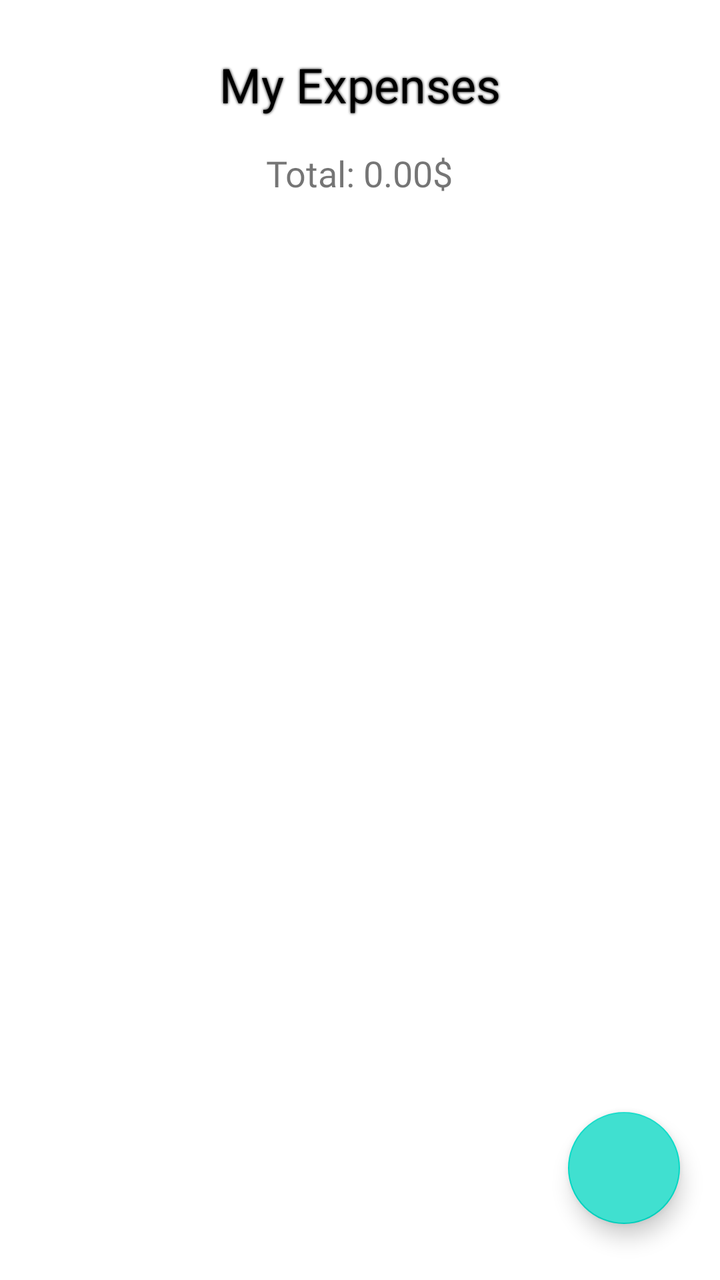
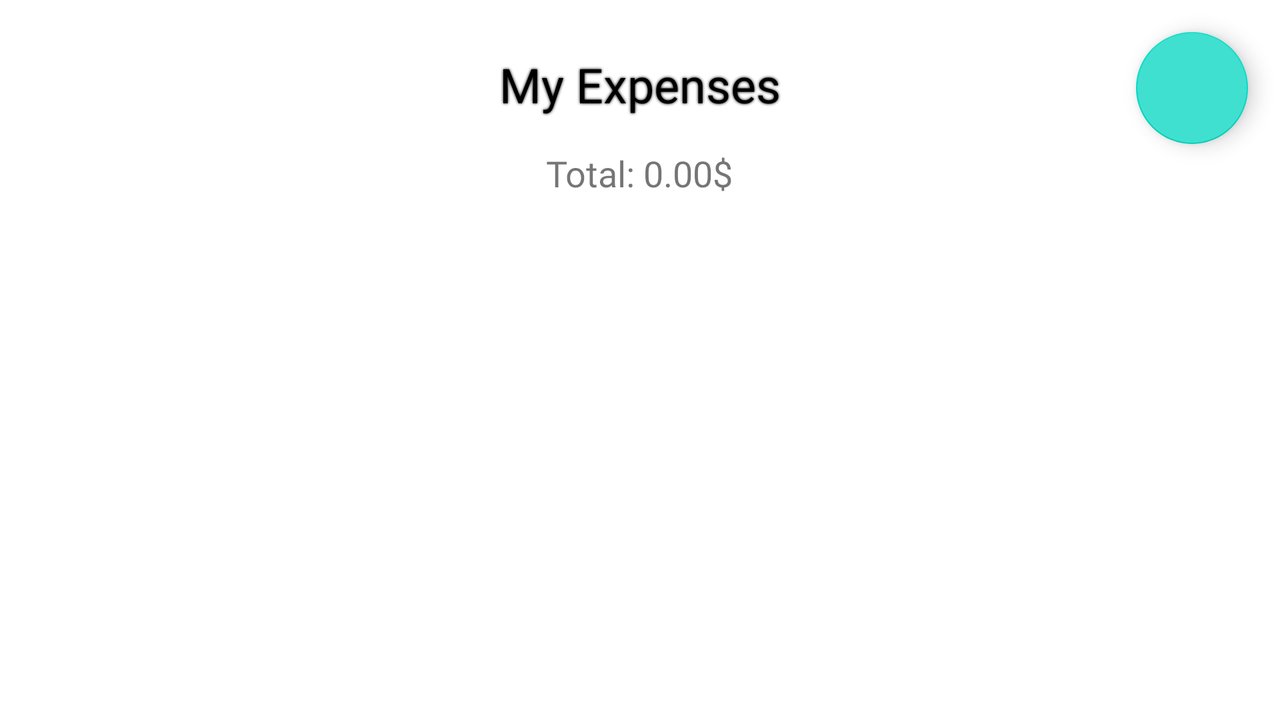

Compare how this app lays out the same screen by default and in its alternative resource folder. The renders come first, then the two layout files and the values they reference.
<!-- AndroidManifest.xml: application theme Theme.Trippie -->
<!-- res/layout/fragment_expenses.xml -->
<?xml version="1.0" encoding="utf-8"?>
<RelativeLayout
    xmlns:android="http://schemas.android.com/apk/res/android"
    xmlns:app="http://schemas.android.com/apk/res-auto"
    xmlns:tools="http://schemas.android.com/tools"
    android:layout_width="match_parent"
    android:layout_height="match_parent"
    android:fitsSystemWindows="true"
    android:background="@color/white"
    >

    <LinearLayout
        android:id="@+id/main"
        android:layout_width="match_parent"
        android:layout_height="match_parent"
        android:layout_marginTop="0dp"
        android:layout_marginBottom="0dp"
        android:orientation="vertical"
        tools:context=".ExpensesFragment">

        <TextView
            android:id="@+id/titleTextView"
            android:layout_width="match_parent"
            android:layout_height="wrap_content"
            android:text="@string/my_expenses"
            android:textSize="24sp"
            android:textColor="@color/black"
            android:shadowColor="@color/black"
            android:shadowRadius="3"
            android:gravity="center"
            android:layout_marginTop="10dp"
            android:padding="16dp"/>

        <TextView
            android:id="@+id/totalPriceTextView"
            android:layout_width="wrap_content"
            android:layout_height="wrap_content"
            android:layout_below="@id/expenses_recycler_view"
            android:text="@string/total_0_00"
            android:layout_gravity="center"
            android:textSize="18sp" />

        <androidx.core.widget.NestedScrollView
            android:layout_width="match_parent"
            android:layout_height="match_parent">

            <androidx.recyclerview.widget.RecyclerView
                android:id="@+id/expenses_recycler_view"
                android:layout_width="match_parent"
                android:layout_height="0dp"
                android:layout_weight="1"
                android:padding="8dp"
                android:layout_gravity="center_horizontal"
                />

        </androidx.core.widget.NestedScrollView>

    </LinearLayout>

    <ProgressBar
        android:layout_width="wrap_content"
        android:layout_height="wrap_content"
        android:visibility="gone"
        android:id="@+id/progress_bar"
        android:layout_centerInParent= "true"/>

    <com.google.android.material.floatingactionbutton.FloatingActionButton
        android:id="@+id/add_expense_button"
        android:layout_width="wrap_content"
        android:layout_height="wrap_content"
        android:layout_marginEnd="20dp"
        android:layout_marginBottom="28dp"
        android:backgroundTint="@color/appColor"
        android:clickable="true"
        android:contentDescription="image"
        android:tintMode="@color/white"
        android:layout_alignParentBottom="true"
        android:layout_alignParentEnd="true"
        app:srcCompat="@drawable/add_icon" />

</RelativeLayout>
<!-- resources referenced by this layout -->
<resources>
  <color name="appColor">#40E0D0</color>
  <color name="black">#FF000000</color>
  <color name="white">#FFFFFFFF</color>
  <string name="my_expenses">My Expenses</string>
  <string name="total_0_00">Total: 0.00$</string>
  <style name="Theme.Trippie" parent="Base.Theme.Trippie" />
  <style name="Base.Theme.Trippie" parent="Theme.MaterialComponents.DayNight.DarkActionBar">
          
          <item name="android:fontFamily">@font/poppins</item>
          <item name="fontFamily">@font/poppins</item>
      </style>
</resources>
<!-- res/layout-land/fragment_expenses.xml (the repository's variant of the layout above) -->
<!-- drawn on the phone turned sideways -->
<?xml version="1.0" encoding="utf-8"?>
<RelativeLayout
    xmlns:android="http://schemas.android.com/apk/res/android"
    xmlns:app="http://schemas.android.com/apk/res-auto"
    xmlns:tools="http://schemas.android.com/tools"
    android:layout_width="match_parent"
    android:layout_height="match_parent"
    android:fitsSystemWindows="true"
    android:background="@color/white"
    >

    <LinearLayout
        android:id="@+id/main"
        android:layout_width="match_parent"
        android:layout_height="match_parent"
        android:layout_marginTop="0dp"
        android:layout_marginBottom="0dp"
        android:orientation="vertical"
        tools:context=".ExpensesFragment">

        <TextView
            android:id="@+id/titleTextView"
            android:layout_width="match_parent"
            android:layout_height="wrap_content"
            android:text="@string/my_expenses"
            android:textSize="24sp"
            android:textColor="@color/black"
            android:shadowColor="@color/black"
            android:shadowRadius="3"
            android:gravity="center"
            android:layout_marginTop="10dp"
            android:padding="16dp"/>

        <TextView
            android:id="@+id/totalPriceTextView"
            android:layout_width="wrap_content"
            android:layout_height="wrap_content"
            android:layout_below="@id/expenses_recycler_view"
            android:text="@string/total_0_00"
            android:layout_gravity="center"
            android:textSize="18sp" />

        <androidx.core.widget.NestedScrollView
            android:layout_width="match_parent"
            android:layout_height="match_parent">

            <androidx.recyclerview.widget.RecyclerView
                android:id="@+id/expenses_recycler_view"
                android:layout_width="match_parent"
                android:layout_height="0dp"
                android:layout_weight="1"
                android:padding="8dp"
                android:layout_gravity="center_horizontal"
                />

        </androidx.core.widget.NestedScrollView>

    </LinearLayout>

    <ProgressBar
        android:layout_width="wrap_content"
        android:layout_height="wrap_content"
        android:visibility="gone"
        android:id="@+id/progress_bar"
        android:layout_centerInParent= "true"/>

    <com.google.android.material.floatingactionbutton.FloatingActionButton
        android:id="@+id/add_expense_button"
        android:layout_width="wrap_content"
        android:layout_height="wrap_content"
        android:layout_margin="16dp"
        android:backgroundTint="@color/appColor"
        android:clickable="true"
        android:contentDescription="image"
        android:tintMode="@color/white"
        android:layout_alignParentEnd="true"
        app:srcCompat="@drawable/add_icon" />

</RelativeLayout>
